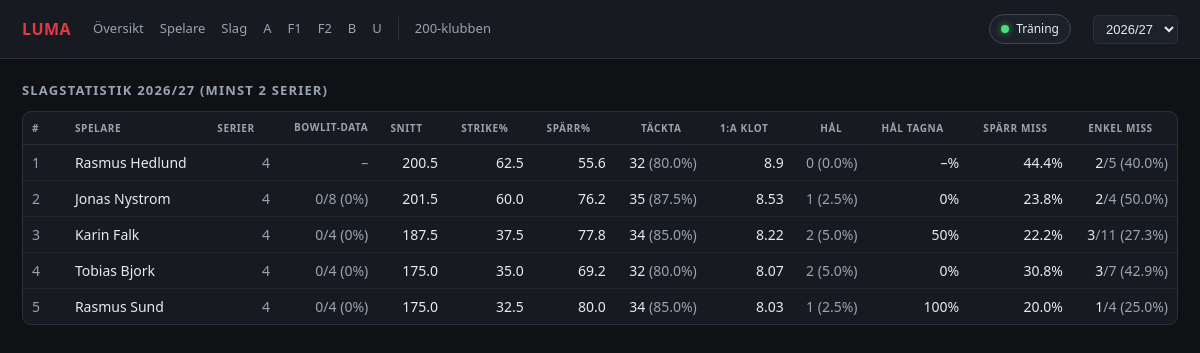
The page /shots on the database its author committed.
### tables this page shows
CREATE TABLE social_game (
    match_id INTEGER NOT NULL, alley_id INTEGER NOT NULL,
    idx INTEGER, lane INTEGER, game INTEGER,
    player TEXT NOT NULL, player_id TEXT,
    cum_total INTEGER,               -- series total THROUGH this game, not the game
    game_score INTEGER,              -- derived
    completed INTEGER,
    balls TEXT,                      -- JSON [{"ball":"X","split":false}, ...]
    frame_totals TEXT,               -- JSON [17, 24, 54, ...]
    PRIMARY KEY (match_id, player, game)
);

### web/app.py (the view)
@app.route("/shots")
def shots():
    s = season_arg()
    con = connect()
    rows = con.execute(f"""
        SELECT g.player, g.balls, g.game_score, x.adhoc FROM social_game g
        JOIN ({SESSIONS_SQL}) x ON x.sid = g.match_id
        WHERE x.season = ? {"" if show_practice() else "AND x.adhoc = 0"}
    """, (s,)).fetchall()
    rmap = roster_map()
    agg, disp, tally = {}, {}, {}
    for r in rows:
        bits_name = rmap.get(r["player"])
        if not bits_name:
            continue
        agg[bits_name] = frames.add(agg.get(bits_name, {}),
                                    frames.stats(json.loads(r["balls"])))
        t = tally.setdefault(bits_name, {"games": 0, "pins": 0, "scored": 0, "league": 0})
        t["games"] += 1
        if not r["adhoc"]:
            t["league"] += 1        # only league games have a BITS game to compare against
        if r["game_score"] is not None:
            t["pins"] += r["game_score"]
            t["scored"] += 1
        disp.setdefault(bits_name, bits_name)
    bits_games = {r["player"]: r["g"] for r in con.execute("""
        SELECT r.player, SUM((r.g1>0)+(r.g2>0)+(r.g3>0)+(r.g4>0)) g
        FROM bits_result r JOIN bits_match m ON m.match_id = r.match_id
        WHERE m.season = ?
          AND ((r.side='H' AND m.home LIKE ?) OR (r.side='A' AND m.away LIKE ?))
        GROUP BY r.player
    """, (s, CLUB, CLUB))}
    busiest = max((t["games"] for t in tally.values()), default=0)
    default_min = 4 if busiest >= 8 else max(1, busiest // 2)
    min_games = request.args.get("min", type=int) or default_min
    out = []
    for k, v in agg.items():
        t = tally[k]
        if t["games"] < min_games:
            continue
        played = bits_games.get(k, 0)
        out.append({"player": disp[k], "key": k, **v,
                    "games": t["games"],
                    "avg": (t["pins"] / t["scored"]) if t["scored"] else 0,
                    "cov_games": t["league"], "bits_games": played,
                    "cov_pct": pct(t["league"], played),
                    "strike_pct": pct(v["strikes"], v["frames"]),
                    "spare_pct": pct(v["spares"], v["spare_chances"]),
                    "split_pct": pct(v["split_first"], v["first_balls"]),
                    "split_conv": pct(v["split_converted"], v["split_first"]),
                    "covered": v["frames"] - v["opens"],
                   "covered_pct": pct(v["frames"] - v["opens"], v["frames"]) or 0,
                   "open_pct": pct(v["opens"], v["spare_chances"]) or 0,
                   "missed_single": v["single_pin"] - v["single_pin_made"],
                   "missed_single_pct": pct(v["single_pin"] - v["single_pin_made"],
                                            v["single_pin"]) or 0,
                   "single_chances": v["single_pin"],
                    "first_avg": (v["first_ball_pins"] / v["first_balls"]) if v["first_balls"] else 0})
    out.sort(key=lambda x: -(x["strike_pct"] or 0))
    return render_template("shots.html", season=s, rows=out, min_games=min_games)

### collector/frames.py (called while the page is built)
def split_frames(balls):
    frames, i = [], 0
    for f in range(9):
        if i >= len(balls):
            break
        if balls[i]["ball"] == "X":
            frames.append(balls[i:i + 1]); i += 1
        else:
            frames.append(balls[i:i + 2]); i += 2
    frames.append(balls[i:])
    return frames

def _num(tok):
    try:
        return int(tok)
    except (TypeError, ValueError):
        return 0

def add(a, b):
    return {k: a.get(k, 0) + b.get(k, 0) for k in set(a) | set(b)}

### collector/store.py (called while the page is built)
def connect():
    DB.parent.mkdir(parents=True, exist_ok=True)
    con = sqlite3.connect(DB)
    con.row_factory = sqlite3.Row
    con.executescript(SCHEMA)
    return con

### web/app.py (called while the page is built, shortened)
def name_key(n):
    n = (n or "").strip()
    if "," in n:
        last, first = [p.strip() for p in n.split(",", 1)]
        n = f"{first} {last}"
    n = unicodedata.normalize("NFKD", n).encode("ascii", "ignore").decode()
    return " ".join(n.lower().split())

def roster_map():
    con = connect()
    roster = {}
    for r in con.execute("""
        SELECT DISTINCT r.player FROM bits_result r JOIN bits_match m ON m.match_id = r.match_id
        WHERE (r.side='H' AND m.home LIKE ?) OR (r.side='A' AND m.away LIKE ?)
    """, (CLUB, CLUB)):
        roster[name_key(r["player"])] = r["player"]
    alias = {r["social_name"]: r for r in
             con.execute("SELECT * FROM player_alias")}
    out = {}
    for r in con.execute("SELECT DISTINCT player FROM social_game"):
        name = r["player"]
        a = alias.get(name) or alias.get(name.strip())
        if a is not None:
            if a["is_club"]:
                out[name] = a["display"] or name
            continue
        k = name_key(name)
        if k in roster:
            out[name] = roster[k]
            continue
    return out

def pct(a, b):
    return (100.0 * a / b) if b else None

def q(sql, *args):
    return connect().execute(sql, args).fetchall()

def seasons():
    rows = q("SELECT DISTINCT season FROM bits_match ORDER BY season DESC")
    return [r["season"] for r in rows]

def season_arg():
    ss = seasons()
    want = request.args.get("season", type=int)
    return want if want in ss else (ss[0] if ss else None)

def label(season):
    return f"{season}/{str(season + 1)[2:]}"

def show_practice():
    v = request.args.get("practice")
    return v not in ("0", "false", "no")

def urval_scope():
    return URVAL_SCOPES.get(request.endpoint or "")

### web/templates/shots.html (shortened to what this page needs)
{% extends "base.html" %}
{% block main_class %}wide{% endblock %}
{% block body %}
<h2>Slagstatistik {{ season_label(season) }} <span class="mut">(minst {{ min_games }} serier)</span></h2>
<div class="panel scroll">
{% if rows %}
<table class="sortable tight"><thead><tr>
  <th data-col data-asc title="Klicka för ursprunglig ordning">#</th>
  <th data-col data-type="text">Spelare</th>
  <th class="num" data-col>Serier</th>
  <th class="num" title="Serier med slagdata av spelarens serier i BITS — hur stort underlaget är">Bowlit-data</th>
  <th class="num" data-col>Snitt</th>
  <th class="num" data-col>Strike%</th>
  <th class="num" data-col>Spärr%</th>
  <th class="num" data-col title="Täckta rutor: strike eller spärr, av alla rutor">Täckta</th>
  <th class="num" data-col title="Snitt antal käglor på första klotet">1:a klot</th>
  <th class="num" data-col title="Sorterar på andel">Hål</th>
  <th class="num" data-col title="Andel hål som togs">Hål tagna</th>
  <th class="num" data-col title="Andel av spärrlägena som missades">Spärr miss</th>
  <th class="num" data-col title="Sorterar på andel">Enkel miss</th>
</tr></thead>
<tbody>
{% for p in rows %}
<tr>
  <td class="mut" data-v="{{ loop.index }}">{{ loop.index }}</td>
  <td data-v="{{ p['player'] }}">{{ p['player'] }}</td>
  <td class="num mut" data-v="{{ p['games'] }}">{{ p['games'] }}</td>
  <td class="num mut">
    {%- if p['bits_games'] -%}
      {{ p['cov_games'] }}/{{ p['bits_games'] }} ({{ p['cov_pct'] | round(0) | int }}%)
    {%- else -%}&ndash;{%- endif -%}
  </td>
  <td class="num" data-v="{{ p['avg'] }}">{{ p['avg'] | round(1) }}</td>
  <td class="num" data-v="{{ p['strike_pct'] }}">{{ p['strike_pct'] | round(1) }}</td>
  <td class="num" data-v="{{ p['spare_pct'] if p['spare_pct'] is not none }}">
    {{- p['spare_pct'] | round(1) if p['spare_pct'] is not none else '–' -}}</td>
  <td class="num" data-v="{{ p['covered_pct'] }}">{{ p['covered'] }}<span class="mut">
      ({{ p['covered_pct'] | round(1) }}%)</span></td>
  <td class="num" data-v="{{ p['first_avg'] }}">{{ p['first_avg'] | round(2) }}</td>
  <td class="num mut" data-v="{{ p['split_pct'] }}">{{ p['split_first'] }}
    <span class="mut">({{ p['split_pct'] | round(1) }}%)</span></td>
  <td class="num" data-v="{{ p['split_conv'] if p['split_conv'] is not none }}">
    {{- p['split_conv'] | round(0) | int if p['split_conv'] is not none else '–' -}}%</td>
  <td class="num" data-v="{{ p['open_pct'] }}">{{ p['open_pct'] | round(1) }}%</td>
  <td class="num" data-v="{{ p['missed_single_pct'] }}">{{ p['missed_single'] }}<span class="mut">/{{ p['single_chances'] }}
      ({{ p['missed_single_pct'] | round(1) }}%)</span></td>
</tr>
{% endfor %}
</tbody></table>
{% else %}
<div class="note">Ingen slagdata för säsongen. Kör <code>python collector/fetch_social.py</code>.</div>
{% endif %}
</div>
{% endblock %}

### web/templates/base.html (style rules this page uses)
:root { --bg:#0f1115; --panel:#171a21; --panel2:#1d212a; --line:#2a2f3a; --ink:#e8eaf0; --muted:#9aa3b2; --accent:#e63946; --good:#4ade80; --warn:#fbbf24; }
* { box-sizing:border-box }
body { margin:0;background:var(--bg);color:var(--ink); font:14px/1.5 "Segoe UI",system-ui,-apple-system,sans-serif }
.tight th { padding:8px 9px;font-size:10px }
.tight td { padding:7px 9px }
h2 { font-size:13px;text-transform:uppercase;letter-spacing:.09em;color:var(--muted); margin:26px 0 10px;font-weight:600 }
h2:first-child { margin-top:0 }
.panel { background:var(--panel);border:1px solid var(--line);border-radius:9px;overflow:hidden }
.scroll { overflow-x:auto }
table { width:100%;border-collapse:collapse;font-variant-numeric:tabular-nums }
th { font-size:11px;text-transform:uppercase;letter-spacing:.06em;color:var(--muted); text-align:left;padding:9px 12px;border-bottom:1px solid var(--line);white-space:nowrap;font-weight:600 }
td { padding:8px 12px;border-bottom:1px solid #21252e;white-space:nowrap }
tr:last-child td { border-bottom:0 }
.num { text-align:right }
.mut { color:var(--muted) }
th.sortable { cursor:pointer;user-select:none }
th.sortable::after { content:"↑";margin-left:5px;visibility:hidden;font-size:11px }

### rows shown on the page
social_game: player "Rasmus Sund", games "4", cov_games "0", bits_games "4", cov_pct "0", avg "175.0", strike_pct "32.5", spare_pct "80.0", covered "34", covered_pct "85.0", first_avg "8.03", split_first "1", split_pct "2.5", split_conv "100", open_pct "20.0", missed_single "1", single_chances "4", missed_single_pct "25.0"

### other values the page prints
{{ tname | team | replace(club_label + ' ', '') }} "A" "F1" "F2" "B" "U"
{{ season_label(season) }} "2026/27"
{{ min_games }} "2"
{{ p['player'] }} "Rasmus Hedlund" "Jonas Nystrom" "Karin Falk" "Tobias Bjork"
{{ p['games'] }} "4" "4" "4" "4"
{{ p['avg'] | round(1) }} "200.5" "201.5" "187.5" "175.0"
{{ p['strike_pct'] | round(1) }} "62.5" "60.0" "37.5" "35.0"
{{ p['spare_pct'] | round(1) if p['spare_pct'] is not none else '–' }} "55.6" "76.2" "77.8" "69.2"
{{ p['covered'] }} "32" "35" "34" "32"
{{ p['covered_pct'] | round(1) }} "80.0" "87.5" "85.0" "80.0"
{{ p['first_avg'] | round(2) }} "8.9" "8.53" "8.22" "8.07"
{{ p['split_first'] }} "0" "1" "2" "2"
{{ p['split_pct'] | round(1) }} "0.0" "2.5" "5.0" "5.0"
{{ p['open_pct'] | round(1) }} "44.4" "23.8" "22.2" "30.8"
{{ p['missed_single'] }} "2" "2" "3" "3"
